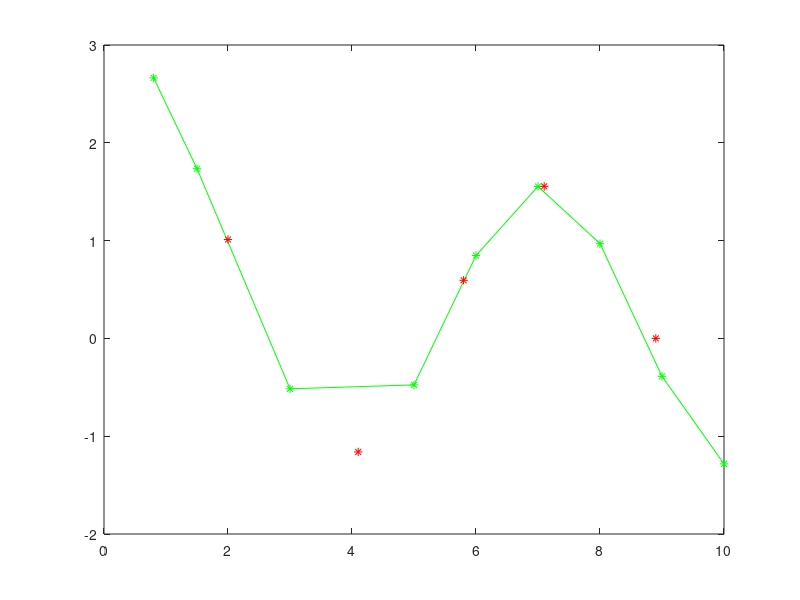

The MATLAB source for this figure:
% Lagrange Polynomial

clear all
clc

x_i = [0.8 1.5 3 5 6 7 8 9 10];
y_i = sin(x_i) + cos(x_i) + 1./x_i;

denominator = ones(1,size(x_i,2));
numerator = ones(1,size(x_i,2));
x = [2 4.1 5.8 7.1 8.9]
L = zeros(1,size(x,2));
for i = 1:4
	for j = 1:size(x_i,2)
		for k = 1:size(x_i,2)
            if j ~= k
				denominator(j) = denominator(j) * ( x_i(j) - x_i(k) );
            end
        end
        for m = 1:size(x_i,2)
            if j ~= m
                numerator(j) = numerator(j) * ( x(i) - x_i(m) );
            end
        end
    L(i) = (  ( numerator(j) * y_i(j) ) / denominator(j) ) + L(i); 
    denominator = ones(1,size(x_i,2));
    numerator = ones(1,size(x_i,2));
    
    end
end

plot(x_i,y_i,'g*-')
hold on
plot(x,L,'r*')